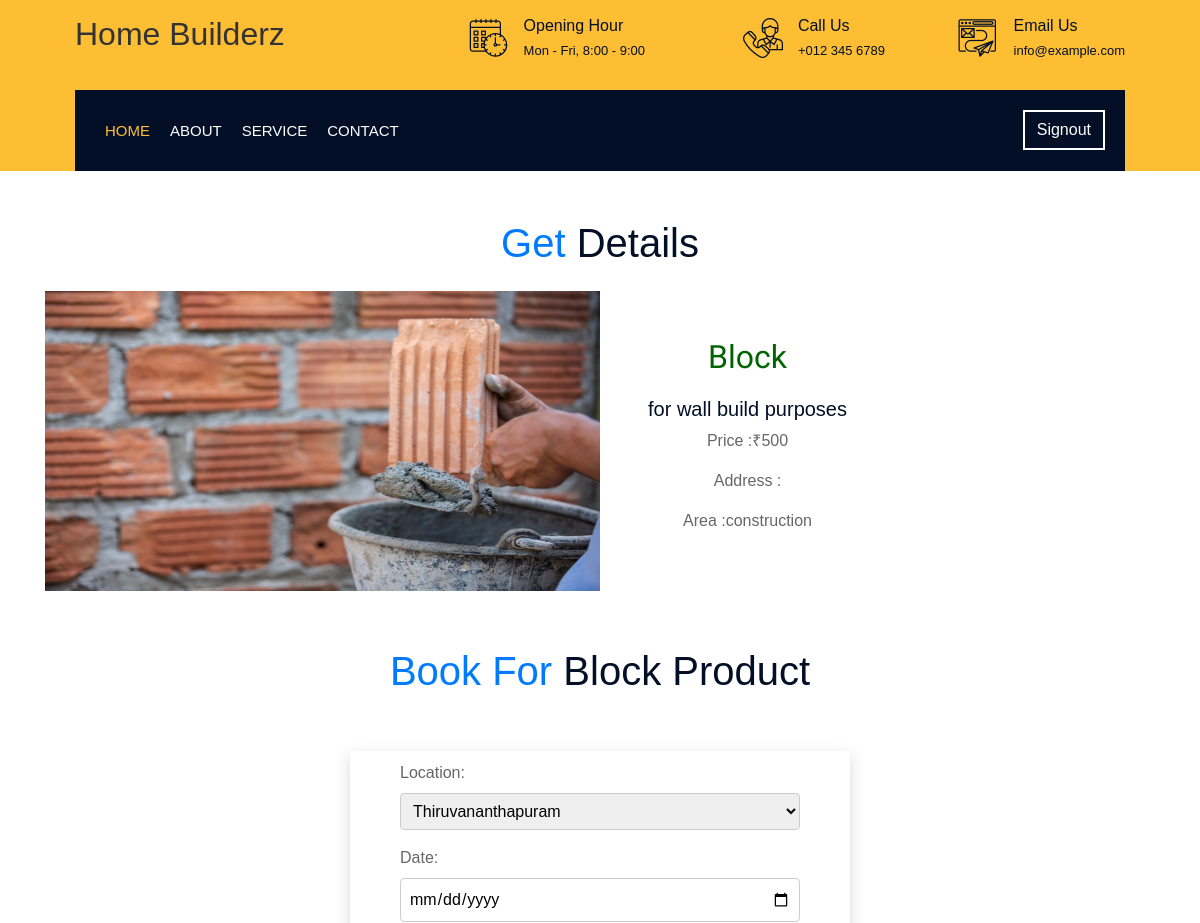
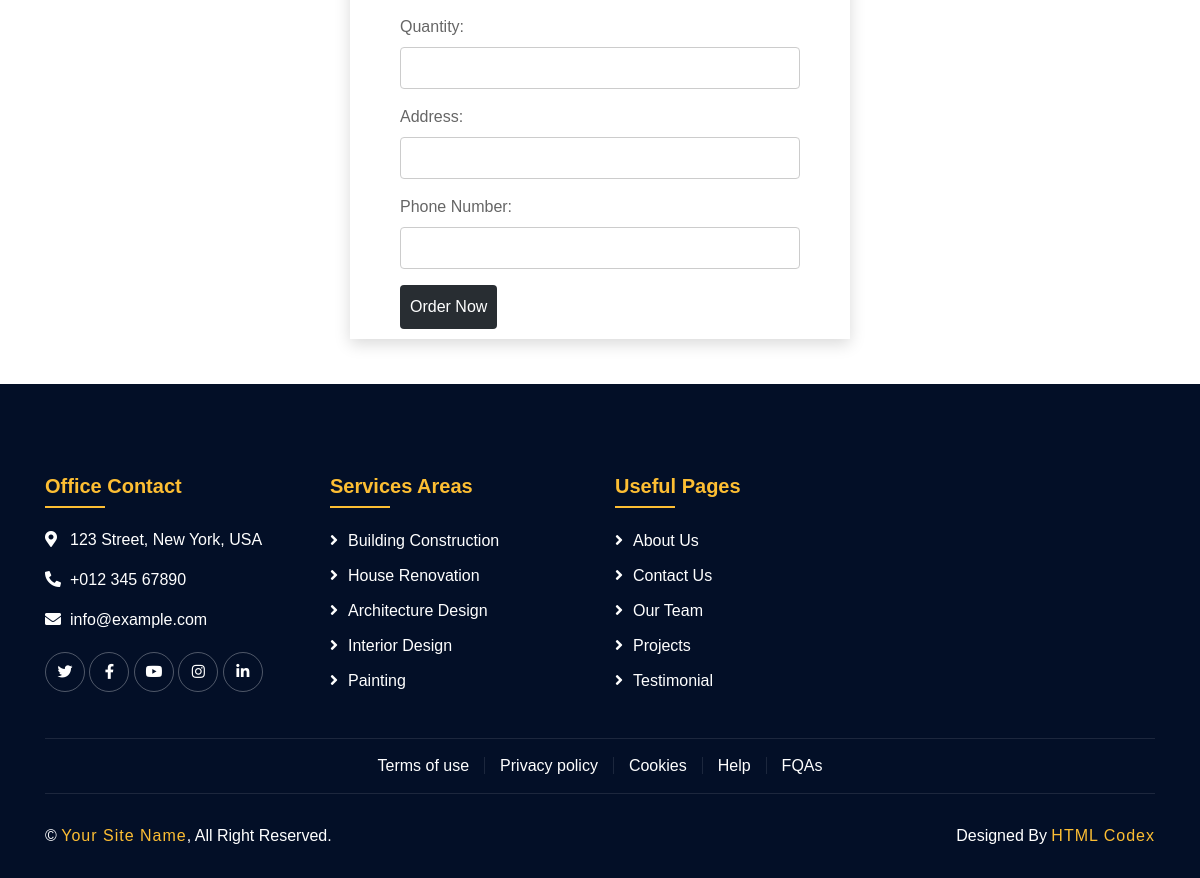
The page /view_detail/3/ on the database its author committed (2 pictures, top to bottom).
### merchant/models.py (models this page shows)
class ProductList(models.Model):
    Product_ID=models.AutoField(primary_key=True)
    Product_name=models.CharField(max_length=200)
    Product_price=models.CharField(max_length=200)
    Product_caption=models.CharField(max_length=200)
    Product_image=models.ImageField(null=True ,blank=True,upload_to="product_img")
    Product_area=models.CharField(max_length=200,choices=Area_choices,default='construction')

### customer/views.py (the view)
# urls.py: path('view_detail/<int:Product_ID>/',views.view_detail,name="view_detail"),
def view_detail(request,Product_ID):
    product=get_object_or_404(ProductList,pk=Product_ID)
    return render(request,"user/view_product.html",{'product':product})

### templates/user/view_product.html (shortened to what this page needs)
{%load static%}
<!DOCTYPE html>
<html lang="en">
<head>
  <link href="https://stackpath.bootstrapcdn.com/bootstrap/4.4.1/css/bootstrap.min.css" rel="stylesheet">
  <link href="https://cdnjs.cloudflare.com/ajax/libs/font-awesome/5.10.0/css/all.min.css" rel="stylesheet">
  <link href="{%static 'lib/flaticon/font/flaticon.css' %}" rel="stylesheet">
  <link href="{%static 'lib/animate/animate.min.css' %}" rel="stylesheet">
  <link href="{%static 'lib/owlcarousel/assets/owl.carousel.min.css' %}" rel="stylesheet">
  <link href="{%static 'lib/lightbox/css/lightbox.min.css' %}" rel="stylesheet">
  <link href="{%static 'lib/slick/slick.css' %}" rel="stylesheet">
  <link href="{%static 'lib/slick/slick-theme.css' %}" rel="stylesheet">
  <link href="{%static 'css/style.css' %}" rel="stylesheet">
</head>
<body>
  <div class="wrapper">
    <div class="top-bar">
      <div class="container-fluid">
        <div class="row align-items-center">
          <div class="col-lg-4 col-md-12">
            <div class="logo">
              <a href="index.html">
                <h2>Home Builderz</h2>
              </a>
            </div>
          </div>
          <div class="col-lg-8 col-md-7 d-none d-lg-block">
            <div class="row">
              <div class="col-4">
                <div class="top-bar-item">
                  <div class="top-bar-icon">
                    <i class="flaticon-calendar"></i>
                  </div>
                  <div class="top-bar-text">
                    <h3>Opening Hour</h3>
                    <p>Mon - Fri, 8:00 - 9:00</p>
                  </div>
                </div>
              </div>
              <div class="col-4">
                <div class="top-bar-item">
                  <div class="top-bar-icon">
                    <i class="flaticon-call"></i>
                  </div>
                  <div class="top-bar-text">
                    <h3>Call Us</h3>
                    <p>+012 345 6789</p>
                  </div>
                </div>
              </div>
              <div class="col-4">
                <div class="top-bar-item">
                  <div class="top-bar-icon">
                    <i class="flaticon-send-mail"></i>
                  </div>
                  <div class="top-bar-text">
                    <h3>Email Us</h3>
                    <p>info@example.com</p>
                  </div>
                </div>
              </div>
            </div>
          </div>
        </div>
      </div>
    </div>
    <div class="nav-bar">
      <div class="container-fluid">
        <nav class="navbar navbar-expand-lg bg-dark navbar-dark">
          <div class="collapse navbar-collapse justify-content-between" id="navbarCollapse">
            <div class="navbar-nav mr-auto">
              <a href="{%url 'index' %}" class="nav-item nav-link active">Home</a>
              <a href="{%url 'about' %}" class="nav-item nav-link">About</a>
              <a href="{%url 'service' %}" class="nav-item nav-link">Service</a>
              <a href="{%url 'contact' %}" class="nav-item nav-link">Contact</a>
            </div>
            <div class="ml-auto">
              <a class="btn" href="{%url 'signout' %}">Signout</a>
            </div>
          </div>
        </nav>
      </div>
    </div>
    <link rel="stylesheet" href="https://cdnjs.cloudflare.com/ajax/libs/font-awesome/5.15.1/css/all.min.css"
>
    <h1 class="mt-5 display-5 text-capitalize text-center">
      <span class="text-primary text-center">Get</span> Details
    </h1>
    <div class="container mt-3">
      <div class="row">
        <div class="col-lg my-2 d-flex align-items-center">
          {% if product.Product_image %}
          <img src="{{ product.Product_image.url }}" class="img-fluid" alt="Product Image"
            style="max-height: 300px; width: 50%;">
          {% endif %}
          <div class="text-center ml-5">
            <p
              style="color: darkgreen; font-family: 'Edu TAS Beginner', cursive; font-size: 2rem; text-transform: capitalize;">
              {{product.Product_name}}</p>
            <h5>{{product.Product_caption}}</h5>
            <p>Price :₹{{product.Product_price}}</p>
            <p>Address :{{product.Product_address}}</p>
            <p>Area :{{product.Product_area}}</p>
          </div>
        </div>
      </div>
    </div>
    {% load tz %}
    <h1 class="mt-5 display-5 text-capitalize text-center">
      <span class="text-primary text-center">Book For</span> {{ product.Product_name }} Product
    </h1>
    <br><br>
    <div class="book_form justify-content-center align-items-center"
      style="box-shadow: rgba(0, 0, 0, 0.15) 0px 5px 15px 0px; padding: 10px; max-width: 500px;">
      <form method="post" action="">
        <label for="id_game">Location:</label>
        <select name="game" id="id_game">
          <option value="cricket">Thiruvananthapuram</option>
        </select>
        <br>
        <label for="id_date">Date:</label>
        <input type="date" name="date" id="id_date" required>
        <br>
        <label for="id_quantity">Quantity:</label>
        <input type="number" name="quantity" id="id_quantity" required>
        <br>
        <label for="id_address">Address:</label>
        <input type="text" name="address" id="id_address" required>
        <br>
        <label for="id_phone_number">Phone Number:</label>
        <input type="text" name="phone_number" id="id_phone_number" required>
        <br>
        <button type="submit">Order Now</button>
      </form>
    </div>
    <div class="footer wow fadeIn" data-wow-delay="0.3s">
      <div class="container">
        <div class="row">
          <div class="col-md-6 col-lg-3">
            <div class="footer-contact">
              <h2>Office Contact</h2>
              <p><i class="fa fa-map-marker-alt"></i>123 Street, New York, USA</p>
              <p><i class="fa fa-phone-alt"></i>+012 345 67890</p>
              <p><i class="fa fa-envelope"></i>info@example.com</p>
              <div class="footer-social">
                <a href=""><i class="fab fa-twitter"></i></a>
                <a href=""><i class="fab fa-facebook-f"></i></a>
                <a href=""><i class="fab fa-youtube"></i></a>
                <a href=""><i class="fab fa-instagram"></i></a>
                <a href=""><i class="fab fa-linkedin-in"></i></a>
              </div>
            </div>
          </div>
          <div class="col-md-6 col-lg-3">
            <div class="footer-link">
              <h2>Services Areas</h2>
              <a href="">Building Construction</a>
              <a href="">House Renovation</a>
              <a href="">Architecture Design</a>
              <a href="">Interior Design</a>
              <a href="">Painting</a>
            </div>
          </div>
          <div class="col-md-6 col-lg-3">
            <div class="footer-link">
              <h2>Useful Pages</h2>
              <a href="">About Us</a>
              <a href="">Contact Us</a>
              <a href="">Our Team</a>
              <a href="">Projects</a>
              <a href="">Testimonial</a>
            </div>
          </div>
        </div>
      </div>
      <div class="container footer-menu">
        <div class="f-menu">
          <a href="">Terms of use</a>
          <a href="">Privacy policy</a>
          <a href="">Cookies</a>
          <a href="">Help</a>
          <a href="">FQAs</a>
        </div>
      </div>
      <div class="container copyright">
        <div class="row">
          <div class="col-md-6">
            <p>&copy; <a href="#">Your Site Name</a>, All Right Reserved.</p>
          </div>
          <div class="col-md-6">
            <p>Designed By <a href="https://htmlcodex.com">HTML Codex</a></p>
          </div>
        </div>
      </div>
    </div>
  </div>
</body>
</html>

### static/css/style.css (style rules this page uses)
body { color: #666666; background: #dddddd; font-family: 'Poppins', sans-serif; font-weight: 400; }
h1, h2, h3, h4, h5, h6 { color: #030f27; }
a { color: #666666; transition: .3s; }
.wrapper { position: relative; width: 100%; max-width: 1366px; margin: 0 auto; background: #ffffff; }
.btn { transition: .3s; }
.top-bar { position: relative; height: 90px; background: #fdbe33; }
.top-bar .logo { padding: 15px 0; text-align: left; overflow: hidden; }
.top-bar .top-bar-item { display: flex; align-items: center; justify-content: flex-end; }
.top-bar .top-bar-icon { width: 40px; display: flex; align-items: center; justify-content: center; }
.top-bar .top-bar-icon [class^="flaticon-"]::before { margin: 0; color: #030f27; font-size: 40px; }
.top-bar .top-bar-text { padding-left: 15px; }
.top-bar .top-bar-text h3 { margin: 0 0 5px 0; color: #030f27; font-size: 16px; font-weight: 400; }
.top-bar .top-bar-text p { margin: 0; color: #030f27; font-size: 13px; font-weight: 400; }
@media (min-width: 992px) { .top-bar { padding: 0 60px; } }
.nav-bar { position: relative; background: #fdbe33; transition: .3s; }
.nav-bar .container-fluid { padding: 0; }
.nav-bar .navbar { height: 100%; background: #030f27 !important; }
.navbar-dark .navbar-nav .nav-link, .navbar-dark .navbar-nav .nav-link:focus, .navbar-dark .navbar-nav .nav-link:hover, .navbar-dark .navbar-nav .nav-link.active { padding: 10px 10px 8px 10px; color: #ffffff; }
.navbar-dark .navbar-nav .nav-link:hover, .navbar-dark .navbar-nav .nav-link.active { color: #fdbe33; transition: none; }
.nav-bar .btn { color: #ffffff; border: 2px solid #ffffff; border-radius: 0; }
@media (min-width: 992px) { .nav-bar { padding: 0 75px; } }
@media (min-width: 992px) { .nav-bar .navbar { padding: 20px; } }
@media (min-width: 992px) { .nav-bar a.nav-link { padding: 8px 15px; font-size: 15px; text-transform: uppercase; } }
.footer { position: relative; margin-top: 45px; padding-top: 90px; background: #030f27; color: #ffffff; }
.footer .footer-contact, .footer .footer-link, .footer .newsletter { position: relative; margin-bottom: 45px; }
.footer h2 { position: relative; margin-bottom: 20px; padding-bottom: 10px; font-size: 20px; font-weight: 600; color: #fdbe33; }
.footer h2::after { position: absolute; content: ""; width: 60px; height: 2px; left: 0; bottom: 0; background: #fdbe33; }
.footer .footer-link a { display: block; margin-bottom: 10px; color: #ffffff; transition: .3s; }
.footer .footer-link a::before { position: relative; content: "\f105"; font-family: "Font Awesome 5 Free"; font-weight: 900; margin-right: 10px; }
.footer .footer-contact p i { width: 25px; }
.footer .footer-social { position: relative; margin-top: 20px; }
.footer .footer-social a { display: inline-block; width: 40px; height: 40px; padding: 7px 0; text-align: center; border: 1px solid rgba(256, 256, 256, .3); border-radius: 60px; transition: .3s; }
.footer .footer-social a i { font-size: 15px; color: #ffffff; }
.footer .footer-menu .f-menu { position: relative; padding: 15px 0; font-size: 0; text-align: center; border-top: 1px solid rgba(256, 256, 256, .1); border-bottom: 1px solid rgba(256, 256, 256, .1); }
.footer .footer-menu .f-menu a { color: #ffffff; font-size: 16px; margin-right: 15px; padding-right: 15px; border-right: 1px solid rgba(255, 255, 255, .1); }
.footer .footer-menu .f-menu a:last-child { margin-right: 0; padding-right: 0; border-right: none; }
.footer .copyright { padding: 30px 15px; }
.footer .copyright p { margin: 0; color: #ffffff; }
.footer .copyright .col-md-6:last-child p { text-align: right; }
.footer .copyright p a { color: #fdbe33; font-weight: 500; letter-spacing: 1px; }

### templates/user/view_product.html (style rules this page uses)
body { font-family: Arial, sans-serif; }
.book_form { box-shadow: rgba(0, 0, 0, 0.15) 0px 5px 15px 0px; padding: 10px; max-width: 500px; margin: auto; }
h2 { color: #333; }
form { max-width: 400px; margin: 0 auto; }
label { display: block; margin-bottom: 8px; }
select, input { width: 100%; padding: 8px; margin-bottom: 16px; border: 1px solid #ccc; border-radius: 4px; box-sizing: border-box; }
button { background-color: #282d32; color: #fff; padding: 10px; border: none; border-radius: 4px; cursor: pointer; }

### rows shown on the page
ProductList: Product_image (picture), Product_name "Block", Product_caption "for wall build purposes", Product_price "500", Product_area "construction"
